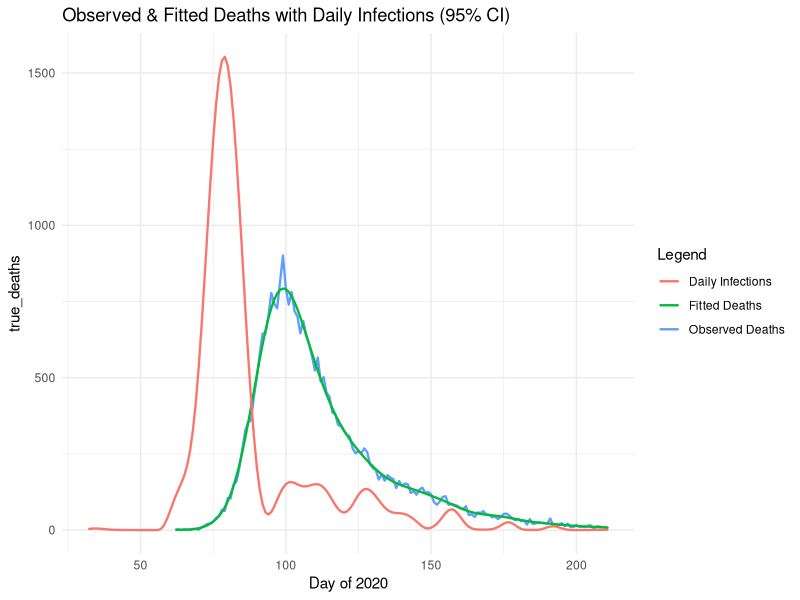
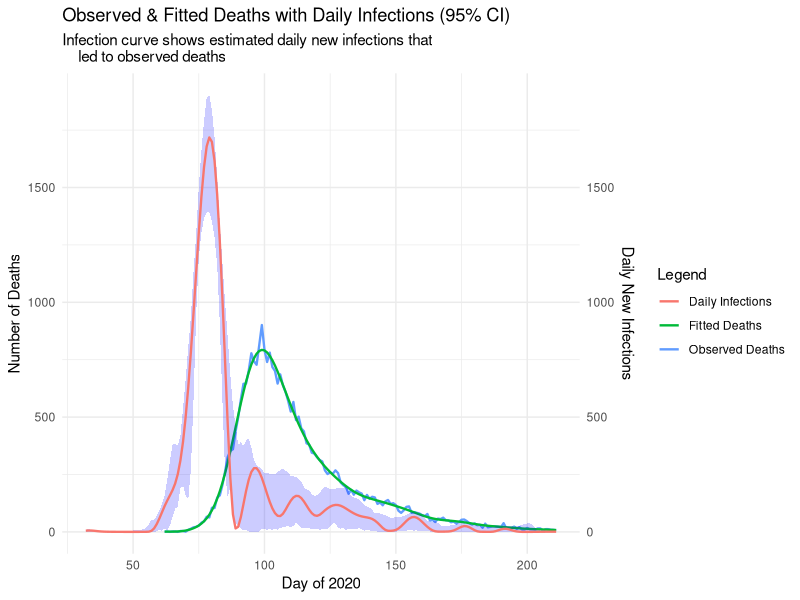

Reproduce these figures in R, in order.
# Jackson Cramer (s2274544), Maximillian McCourt (s2145762), Natalia Montalvo Cabornero (s1969053)

# Our group worked collaboratively on the development and optimisation of all exercises.
# Although tasks were divided among us, we maintained a balanced workload through 
# regular code reviews, debugging sessions, and problem-solving meetings.
# Jackson focused ---
# Max focused on ---
# Natalia focused on ---

# Link to github repo: https://github.com/mhmc0808/ESP_GroupWorks.git
# Note about github repo: Our group used the same repo for the other projects.
# The code for project 3 can be found in the GW3 folder, and is titled proj3.r

######### GENERAL DESCRIPTION #########

# This project implements a smooth deconvolution to estimate the daily COVID-19 
# infections from observed death data. The model reconstructs the infection 
# trajectory by deconvolving death counts with a delay distribution from infection
# to death. 

setwd("C:/Users/natmo/OneDrive/Escritorio/MSc/SEM1/Extended Statistical Programming/Assignments/GW3")
library(splines)
library(ggplot2)
data <- read.table("engcov.txt")


set.seed(3)  # remove

######### MODEL SET UP ##########

# Define the matrices and components of the deconvolution model, the function 
# evaluate_matrices() creates: B-spline basis matrix, Convolution matrix (X)  
# that maps infections to deaths via delay distribution and Penalty matrix (S) 
# for smoothing. 

evaluate_matrices <- function(data, k = 80, edur = 3.151, sdur = 0.469, lower_bound, 
                              upper_bound, f_seq) {
  
  # Inputs;
  #   k - number of B-spline basis functions
  #   edur - log(mean) time from infection to death
  #   sdur - log(standard deviation) time from infection to death
  
  # Create penalty matrix S
  S <- crossprod(diff(diag(k), diff=2))
  
  # Create the k+4 knots for B-splines
  # Sequence of k+4 evenly spaced knots
  middle_seq_length <- k-2
  middle_seq <- seq(lower_bound, upper_bound, length.out = middle_seq_length)
  
  # Step size for handling remaining knots
  step <- middle_seq[2] - middle_seq[1]
  
  # Knots sequence
  knots <- c(
    seq(to = min(middle_seq) - step, by = step, length.out = 3),  # 3 knots below
    middle_seq,                                                   # middle sequence
    seq(from = max(middle_seq) + step, by = step, length.out = 3) # 3 knots above
  )
  
  # Create X_tilde: B-spline basis matrix for infection function f(t)
  X_tilde <- splineDesign(knots, f_seq)
  
  # Delay distribution from infection to death (pd)
  d <- 1:k
  pd <- dlnorm(d, edur, sdur)
  pd <- pd / sum(pd)      # normalise the sum to 1
  
  n <- length(data$date)  # number of death days
  m <- length(pd)         # maximum of days to consider    
  r <- nrow(X_tilde)      # number of infection days
  
  # Build weight matrix W for convolution
  # W[i, t] = pd[30 + i - t] if in valid range, 0 otherwise
  W <- matrix(0, n, r)
  
  for (i in 1:n) {
    idxs <- (30 + i - (1:m))              # indices for 30 day lag
    valid <- which(idxs > 0 & idxs <= r)  # keep indices in valid range
    # take i-th row of W at valid indexes to be pd of valid index
    W[i, idxs[valid]] <- pd[1:length(valid)]
  }
  
  # Convolution matrix X maps infections to expected deaths
  X <- W %*% X_tilde
  
  return(list(X_tilde=X_tilde,S=S,X=X))
}

## --- Generate model matrices --- ##

# Days of infection, extending the sequence 30 days before the first observed death
lower_bound <- min(data$julian) - 30
upper_bound <- max(data$julian)
f_seq <- seq(lower_bound, upper_bound, by=1)

model_matrices <- evaluate_matrices(data,lower_bound=lower_bound, 
                                    upper_bound=upper_bound, f_seq=f_seq)
X <- model_matrices$X
X_tilde <- model_matrices$X_tilde
S <- model_matrices$S



######### PENALISED NEGATIVE LOG-LIKELIHOOD FUNCTIONS ##########

# We are going to fit the model using a penalised Poisson likelihood with a 
# positive constraint

## --- Penalised negative log-likelihood --- ##
pnll <- function(y, gamma, X, S, lambda) {
  
  # Inputs:
  #   y - vector of observed deaths
  #   gamma - vector of transformed parameters: beta = exp(gamma) to ensure 
  #           positive coefficients for the B-spline basis
  #   X - convolution matrix
  #   S - penalty matrix
  #   lambda - smoothing parameter

  B <- exp(gamma)               # transformation of coefficients
  mu <- pmax(X %*% B)           # expected deaths
  
  # Smoothing penalty term
  penalty <- 1/2*lambda * sum(B * (S %*% B))     # OPTIMISED VERSION
  # penalty <- 1/2*lambda*t(B) %*% S %*% B
  
  # Poisson log likelihood
  ll_pois <- sum(y*log(mu) - mu - lfactorial(y))
  
  # Penalised negative log likelihood
  pnll <- -ll_pois + penalty
  return(pnll)
}


## --- Gradient of penalized negative log-likelihood --- ##
pnll_grad <- function(y, gamma, X, S, lambda){
  
  # Inputs:
  #   y - vector of observed deaths
  #   gamma - vector of transformed parameters: beta = exp(gamma) to ensure 
  #           positive coefficients for the B-spline basis
  #   X - convolution matrix
  #   S - penalty matrix
  #   lambda - smoothing parameter
  
  B <- exp(gamma)                     # transform to original scale
  mu <- pmax(X %*% B)                 # expected deaths
  
  # Gradient of log-likelihood: dl/dgamma = colsums of diag(y_i/mu_i - 1)*X*diag(B)
  F_value <- diag(as.vector(y/mu - 1)) %*% X %*% diag(B)            
  ll_pois_grad <- colSums(F_value)
  
  # Smoothness penalty gradient
  penalty_grad <- lambda * (S %*% B) * B    # OPTIMISED
  
  # Derivative of penalised negative log likelihood
  pnll_grad <- - ll_pois_grad + penalty_grad
  
  return(pnll_grad)
}


## --- Test functions --- ##
y <- data$deaths
lambda <- 5*10^-5
k <- 80
gamma <- rep(0,k)
pnll(y, gamma, X, S, lambda)
pnll_grad(y, gamma, X, S, lambda)


## --- Gradient validation uing finite differences--- ##

th0 <- gamma                   # test paramater vector
fd <- numeric(length(th0))     # vector to store the approximation

# Penalised negative log-likelihood at th0
nll0 <- pnll(y = y, gamma = th0, X = X, S = S, lambda = lambda) 

eps <- 1e-7                    # perturbation size

# Loop over each parameter
for (i in 1:length(th0)) { 
  th1 <- th0
  th1[i] <- th1[i] + eps
  # Pnll at that perturbed parameter
  nll1 <- pnll(y = y, gamma = th1, X = X, S = S, lambda = lambda)
  # Approximate the partial derivative with the finite difference
  fd[i] <- (nll1 - nll0) / eps
}

# Find analytic gradient at th0
grad_test <- pnll_grad(y = y, gamma = th0, X = X, S = S, lambda = lambda)

# Finite-difference vs analytic gradient
cbind(fd, grad_test) 

# Maximum absolute difference 
max_diff <- max(abs(grad_test-fd)) 
print(paste("Maximum gradient difference:", round(max_diff,8)))
#  0.00027709



######### INITIAL MODEL FITTING ##########

# Fit model using BFGS with initial lambda for sanity check.
# This provides a preliminary fit to verify the model is working correctly
# before proceeding with smoothing parameter selection.


fit <- optim(par = gamma,         # initial parameter values
             fn = pnll,           # penalized negative log-likelihood
             gr = pnll_grad,      # gradient function for efficient optimization
             y = y,               # observed death counts
             X = X,               # convolution matrix
             S = S,               # penalty matrix
             lambda = lambda,     # initial smoothing parameter
             method = "BFGS")     # Optimization method 

# Extract estimated parameters after optimization
gamma_hat <- fit$par
B_hat <- exp(gamma_hat)           # transform to original scale

# Compute fitted deaths and fitted infections
fitted_deaths <- as.vector(X %*% B_hat)
fitted_infections <- as.vector(X_tilde %*% B_hat)

# Compare with actual data
true_deaths <- data$deaths        # actual deaths from data set
day_of_2020 <- data$julian

# Create data frame for plotting
plot_df <- data.frame(
  day = day_of_2020,
  true_deaths = true_deaths,
  fitted_deaths = fitted_deaths)

# Comparison plot: observed vs fitted deaths
initial_plot <- ggplot() +
  # True deaths
  geom_line(aes(x = day_of_2020, y = true_deaths, color = "Observed Deaths"), size = 0.8) +
  # Fitted deaths
  geom_line(aes(x = day_of_2020, y = fitted_deaths, color = "Fitted Deaths"), size = 0.8) +
  geom_line(aes(x = f_seq, y = fitted_infections, color = "Daily Infections"), size = 0.8) +
  # Secondary axis
  #scale_y_continuous(
  #  name = "Number of Deaths",
  #  sec.axis = sec_axis(~ ., name = "Daily New Infections")
  #) +
  labs(
    x = "Day of 2020",
    color = "Legend",
    title = "Observed & Fitted Deaths with Daily Infections (95% CI)"
  ) +
  theme_minimal()

initial_plot

######### SMOOTHING PARAMETER SELECTION ##########

n <- length(y)                       # number of observations
lfy <- lfactorial(y)

# Function to compute the Poisson log-likelihood for BIC calculation
ll <- function(y, beta_hat, X, lfly) {
  
  # Inputs:
  #   y - vector of observed death counts
  #   beta_hat - vector of estimated B-spline coefficients
  #   X - convolution design matrix
 
  # Expected deaths under current parameters
  mu <- X %*% beta_hat
  
  # Poisson log likelihood 
  ll_pois <- sum(y*log(mu) - mu - lfy)
  return(ll_pois)
}

# Define sequence of lambda values to test
log_lambda_seq <- seq(-13,-7,length=50)
lambda_seq <- exp(log_lambda_seq)    # transform to original scale

BIC <- numeric(length(lambda_seq))   # initialize BIC storage vector

Xt <- t(X)  # transpose of X to save some time in the loop

# Grid search over lambda values to find optimal smoothing parameter
for (i in seq(lambda_seq)){
  
  # Current lambda value
  lambda <- lambda_seq[i]
  
  # Fit model with current lambda using BFGS optimization
  fit <- optim(par = gamma,# gamma_hat???           # initial parameter values
               fn = pnll,             # penalized negative log-likelihood
               gr = pnll_grad,        # gradient function
               y = y,                 # observed death counts
               X = X,                 # convolution matrix
               S = S,                 # penalty matrix
               lambda = lambda,       # initial smoothing parameter
               method = "BFGS")       # Optimization method
            
  # Extract estimated parameters
  beta_par <- exp(fit$par)            # transform to original scale
  mu_hat <- as.vector(X %*% beta_par)
  
  # Weight vector
  w <- as.vector(y/(mu_hat^2)) # n vector 
  
  # Compute Hessian matrices:
  # H0: Hessian of log-likelihood (without penalty)
  H0 <- Xt %*% (X * w)   # X^T diag(w) X
  
  #  H_lambda: Full Hessian (log-likelihood + penalty)
  H_lambda <- H0 + lambda * S
  
  ## Effective Degrees of Freedom (EDF) calculation
  R <- chol(H_lambda)
  H_invH0 <- backsolve(R, backsolve(R, H0, transpose = TRUE))
  EDF <- sum(diag(H_invH0))
  
  # Bayesian Information Criterion (BIC) calculation
  BIC[i] <- -2*ll(y, beta_par, X, lfy) + log(n)*EDF
}

# Find optimal lambda that minimizes BIC
BIC_min <- min(BIC)
lambda_bic <- lambda_seq[which.min(BIC)]
lambda_bic



######### BOOTSTRAP UNCERTAINTY QUANTIFICATION #########
# For bootstrap resamples, each observation contributes proportionally to the
# weights of the Pnll and its gradient, so we need to modify both


# Weighted version of penalized negative log-likelihood for bootstrap
pnll_w <- function(y, gamma, X, S, lambda, w) {
  
  # Inputs:
  #   y - vector of observed deaths
  #   gamma - vector of transformed parameters: beta = exp(gamma) to ensure 
  #           positive coefficients for the B-spline basis
  #   X - convolution matrix
  #   S - penalty matrix
  #   lambda - smoothing parameter
  #   w - vector of bootstrap weights 
  
  B <- exp(gamma)               # transformation of coefficients
  mu <- pmax(X %*% B)           # expected deaths, avoiding zero
  
  # Smoothing penalty term
  penalty <- 1/2*lambda* sum(B*(S %*% B))   # OPTIMISED VERSION

  # Weighted Poisson log-likelihood
  ll_pois <- sum(w * (y*log(mu) - mu - lfactorial(y))) 
  
  # Penalized negative log-likelihood with weights
  pnll <- -ll_pois + penalty
  return(pnll)
}

# Weighted version of gradient function for bootstrap
pnll_grad_w <- function(y, gamma, X, S, lambda, w){
  
  # Inputs:
  #   y - vector of observed deaths
  #   gamma - vector of transformed parameters: beta = exp(gamma) to ensure 
  #           positive coefficients for the B-spline basis
  #   X - convolution matrix
  #   S - penalty matrix
  #   lambda - smoothing parameter
  #   w - vector of bootstrap weights 
  
  B <- exp(gamma)               # transform to original scale
  mu <- pmax(X %*% B)           # expected deaths

  # Gradient of the weighted log-likelihood
  F_value <- diag(as.vector(w * (y/mu - 1))) %*% X %*% diag(B) 
  ll_pois_grad <- colSums(F_value)
  
  # Gradient of penalty
  penalty_grad <- lambda * (S %*% B) * B   # OPTIMISED VERSION
  
  # Penalised negative log likelihood
  pnll_grad <- -ll_pois_grad + penalty_grad
  return(pnll_grad)
}

# -- Bootstrap resampling and refitting


# Number of bootstrap replicates for uncertainty estimation
n_bootstrap <- 200

# Initialise empty matrix to store bootstrap replicates
#   Each column represents a different bootstrap sample
#   Each row represents f(t) at a specific time point across all bootstrap samples
f_hat_boot <- matrix(0, nrow = nrow(X_tilde), ncol = n_bootstrap)


for (b in 1:n_bootstrap) {
  
  # Generate bootstrap weights 
  wb <- tabulate(sample(n, replace = TRUE), n)
  
  # Fit penalized model using bootstrap weights
  fit_b <- optim(par = gamma,          # initial parameter values
               fn = pnll_w,            # weighted penalized negative log-likelihood
               gr = pnll_grad_w,       # gradient function for efficient optimization
               y = y,                  # observed death counts
               X = X,                  # convolution matrix
               S = S,                  # penalty matrix
               lambda = lambda_bic,    # initial smoothing parameter
               method = "BFGS",        # Quasi-Newton optimization method with gradient
               w = wb)                 # weights for this iteration

  # Extract fitted parameters from bootstrap sample
  gamma_b <- fit_b$par
  B_b <- exp(gamma_b)     # transform to original scale
  
  # Compute infection rate estimate for this bootstrap sample
  f_hat_boot[, b] <- X_tilde %*% B_b

}


######### FINAL VISUALIZATION AND RESULTS #########

## --- Summary statistics from the bootstrap distribution --- ##

# 95% Confidence intervals from bootstrap samples
f_hat_lower <- apply(f_hat_boot, 1, quantile, probs = 0.025) # 2.5% quantile
f_hat_upper <- apply(f_hat_boot, 1, quantile, probs = 0.975) # 97.5% quantile

# Re-fit infections with the optimal lambda selected using BIC
fit <- optim(par = gamma,            # initial parameter values  #### ??!! not sure about this gamma
             fn = pnll,            # weighted penalized negative log-likelihood
             gr = pnll_grad,       # gradient function for efficient optimization
             y = y,                  # observed death counts
             X = X,                  # convolution matrix
             S = S,                  # penalty matrix
             lambda = lambda_bic,    # initial smoothing parameter
             method = "BFGS")        # Optimization method 

# Optimised parameters
gamma_hat <- fit$par
B_hat <- exp(gamma_hat)   # transform to original scale

# Fitted infection curve using the optimised parameters
fitted_infections_optimized <- as.vector(X_tilde %*% B_hat)

## --- Final plot showing --- ##
#   Observed death data
#   Model with fitted deaths
#   Estimated infection curve

final_plot <- ggplot() +
  # True deaths
  geom_line(aes(x = day_of_2020, y = true_deaths, color = "Observed Deaths"), size = 0.8) +
  # Fitted deaths
  geom_line(aes(x = day_of_2020, y = fitted_deaths, color = "Fitted Deaths"), size = 0.8) +
  # Daily infection rate with 95% CI
  geom_ribbon(aes(x = f_seq, ymin = f_hat_lower, ymax = f_hat_upper), fill = "blue", alpha = 0.2) +
  geom_line(aes(x = f_seq, y = fitted_infections_optimized, color = "Daily Infections"), size = 0.8) +
  # Secondary axis: rescale infections to match the main axis numerically
  scale_y_continuous(
    name = "Number of Deaths",
    sec.axis = sec_axis(~ ., name = "Daily New Infections")
  ) +
  labs(
    x = "Day of 2020",
    color = "Legend",
    title = "Observed & Fitted Deaths with Daily Infections (95% CI)",
    subtitle = "Infection curve shows estimated daily new infections that 
    led to observed deaths"
  ) +
  theme_minimal()

final_plot  # display final plot

# Interpretation:
# A we can see in the graph the close match between the observed and fitted deaths 
# demonstrates that our model successfully finds the mortality parameter in our data, 
# providing confidence in the model to reconstruct infection dinamics.
#
# The blue infection curve shows the estimated daily new infections that resulted in
# the observed deaths. We can clearly see the infection waves, showing when transmission
# was increasing or decreasing, like a big increase around day 75 and a big 
# decrease around day 85.
#
# The blue shaded region represents the 95% confidence interval around the infection
# estimates, derived from 200 bootstrap replicates. Wider intervals indicate greater
# uncertainty, particularly at the boundaries where data was limited.
# 
# The approximately 30-day horizontal shift that we assumed when creating the model
# between infection peaks and corresponding death peaks visually confirms the 
# lognormal delay distribution used in the model.
#
# The overall visualization demonstrates successful deconvolution, we have effectively
# recovered the unobserved infection trajectory from the observed death data using
# the known delay distribution and smoothness assumptions.


# Natalia's notes:
# - added a description for the project
# - added comments and descriptions for all the functions
# - added interpretation of final plot
# - changed some of the matrices multiplications for optimization
# - changed EFD calculation to chol decomp for a faster approach maybe? -- not sure if actually makes a difference
# - added some sanity checks so some our values cannot be zero to avoid crashes
# - we need to think/ask tutors how are we presenting the report because
#   actually the first 3 exercises are just steps for alter building the model with
#   the weights and the right lambda
# - changed last plot --> error when running jackson's plots
# - need to check if we can optimize lambda loop and bootstrap loop 
# My code runs in ~ 50 sec


